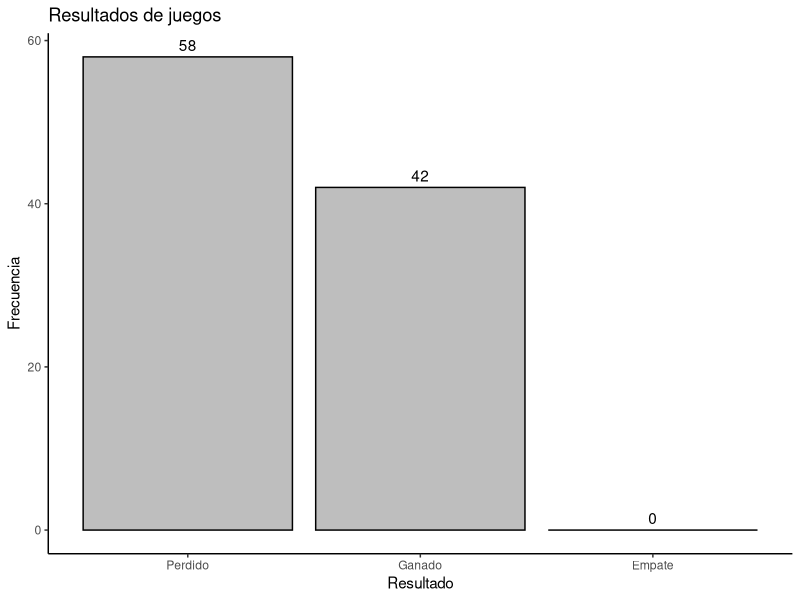
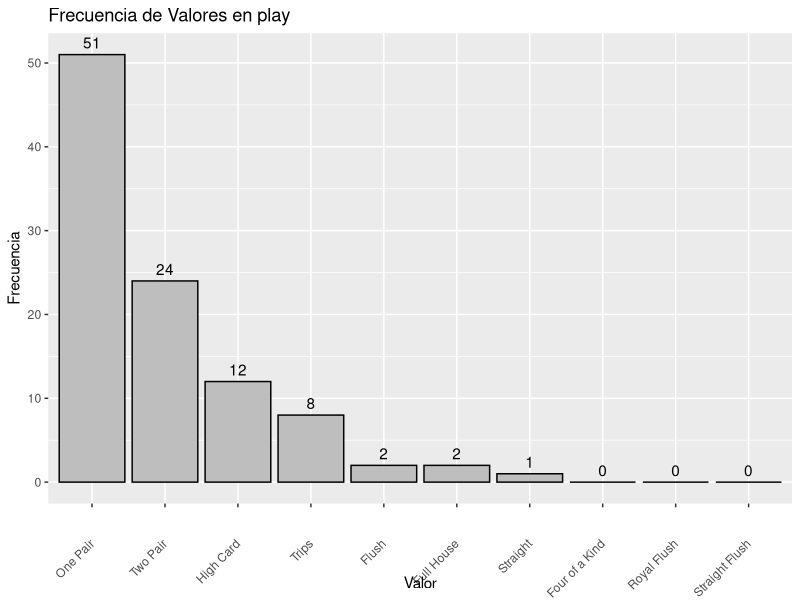
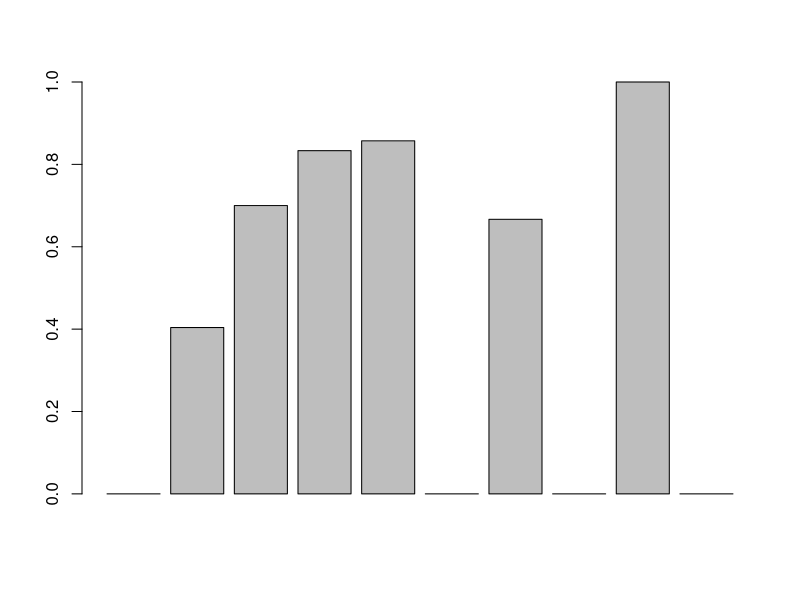

Write R code to recreate these figures, in order. (Note: a time limit stopped this script after it produced the figures.)
## ---- chunk 1
deck <- data.frame(
  face = c("king", "queen", "jack", "ten", "nine", "eight", "seven", "six",
           "five", "four", "three", "two", "ace", "king", "queen", "jack", "ten", 
           "nine", "eight", "seven", "six", "five", "four", "three", "two", "ace", 
           "king", "queen", "jack", "ten", "nine", "eight", "seven", "six", "five", 
           "four", "three", "two", "ace", "king", "queen", "jack", "ten", "nine", 
           "eight", "seven", "six", "five", "four", "three", "two", "ace"),  
  suit = c("spades", "spades", "spades", "spades", "spades", "spades", 
           "spades", "spades", "spades", "spades", "spades", "spades", "spades", 
           "clubs", "clubs", "clubs", "clubs", "clubs", "clubs", "clubs", "clubs", 
           "clubs", "clubs", "clubs", "clubs", "clubs", "diamonds", "diamonds", 
           "diamonds", "diamonds", "diamonds", "diamonds", "diamonds", "diamonds", 
           "diamonds", "diamonds", "diamonds", "diamonds", "diamonds", "hearts", 
           "hearts", "hearts", "hearts", "hearts", "hearts", "hearts", "hearts", 
           "hearts", "hearts", "hearts", "hearts", "hearts"), 
  value = c(13, 12, 11, 10, 9, 8, 7, 6, 5, 4, 3, 2, 1, 13, 12, 11, 10, 9, 8, 
            7, 6, 5, 4, 3, 2, 1, 13, 12, 11, 10, 9, 8, 7, 6, 5, 4, 3, 2, 1, 13, 12, 11, 
            10, 9, 8, 7, 6, 5, 4, 3, 2, 1)
)
## ---- chunk 2


shuffle <- function(deck) { 
  random <- sample(1:52, size = 52)
  deck[random, ]
}

shuffle_deck <- shuffle(deck)

## ---- chunk 3
  dealer <- function(shuffle_deck, n){
  
  cards_per_player <- 2
  players = vector("list", length = n)
  
  # Reparticion de las cartas segun en la posicion en la que se encuentren 
  for(i in 1:n){
    firts <- (i)
    last <- (i + n)
    players[[i]] <- merge(shuffle_deck[firts,],shuffle_deck[last,],all=TRUE)
    
  }
  
  # se ignoran las cartas ya repartidas y se ignora una mas para agregar las tres siguientes en fila 
  remaining_cards <- shuffle_deck[(n * cards_per_player + 2):(n * cards_per_player + 4), ]
  #A la posicion en la que quedamos se ignora la siguiente carta y se define la siguiente a esa
  turn <- shuffle_deck[(n * cards_per_player + 6),]
  #A la posicion en la que quedamos se ignora la siguiente carta y se define la siguiente a esa
  river <- shuffle_deck[(n * cards_per_player + 8),]
  
  #se unen las dos cartas resntantes al data frame de las cartas de la mesa 
  remaining_cards <- merge(remaining_cards,turn,all = TRUE)
  remaining_cards <- merge(remaining_cards,river,all = TRUE)
  
  return(list(players = players, table = remaining_cards))
}
## ---- chunk 4
numPlayers <- 2

players <- dealer(shuffle_deck, numPlayers)

print(shuffle_deck)

for (i in 1:numPlayers) {
  print(players$players[[i]])
}

print(players$table)

## ---- chunk 5
#function to extract and sort the cards 
sort_cards <- function(hand_Table,hand_Player){
  cards <- merge(hand_Table,hand_Player, all = TRUE)
  sort_c <- ordenado <- cards[order(cards$value),]
  return(sort_c) 
}

#Function auxiliar for cards_poker
is_ace <- function(value){
  if(value == 1){
    return(14)
  }
  return(value)
}

## ---- chunk 6

#function for royal flush 
royal_flush <- function(cards){
  
  #definicion de variables auxiliares 
  s = 0
  c = 0
  h = 0
  d = 0
  n=6
  counter = 0
  straigh = TRUE
  Flush = FALSE
  
  #se verifica si cumple la condicion inicial de que la ultima y la primer carta 
  #y se define el color que tienen 
  if(cards[1,3] == 1 & cards[7,3] == 13){
    if(cards[1,2] == "spades"){
      s = s + 1
    }
    if(cards[1,2] == "clubs"){
      c = c + 1
    }
    if(cards[1,2] == "hearts"){
      h = h + 1
    }
    if(cards[1,2] == "diamonds"){
      d = d + 1
    }
    
    if(cards[7,2] == "spades"){
      s = s + 1
    }
    if(cards[7,2] == "clubs"){
      c = c + 1
    }
    if(cards[7,2] == "hearts"){
      h = h + 1
    }
    if(cards[7,2] == "diamonds"){
      d = d + 1
    }
    
    #While que define si la escalera se cumple si no cambia el valor de verdad del straigh
    while (straigh & n>1) {
      if( ((cards[n,3] == (cards[n+1,3]-1))|cards[n,3] == (cards[n+1,3])) & counter<3 ){
        if(cards[n,2] == "spades"){
          s = s + 1
        }
        if(cards[n,2] == "clubs"){
          c = c + 1
        }
        if(cards[n,2] == "hearts"){
          h = h + 1
        }
        if(cards[n,2] == "diamonds"){
          d = d + 1
        }
        if(cards[n,3] == (cards[n+1,3]-1)){
          counter = counter +1
        }
      }
      if((cards[n,3] == (cards[n+1,3])) & counter<3){
        if(cards[n,2] == "spades"){
          s = s + 1
        }
        if(cards[n,2] == "clubs"){
          c = c + 1
        }
        if(cards[n,2] == "hearts"){
          h = h + 1
        }
        if(cards[n,2] == "diamonds"){
          d = d + 1
        }
      }
      if((cards[n+1,3]-cards[n,3]) > 1 & counter<3){
        straigh = FALSE
      }
      n = n-1
    }
    
    #Determina si cumple la condicion del color 
    if(d == 5 | c == 5 | s == 5 | h == 5){
      Flush = TRUE
    }
    
    #Retorno dependiendo de los valores obtenidos 
    if(straigh & Flush){
      return(c(10,14,0))
    }
    if(straigh & !Flush){
      return(c(5,14,0))
    }
  }
  return(c(0,0,0))
}
## ---- chunk 7

#function for straigh flush
straigh_flush <- function(cards){
  HC = 0
  counter = 0
  straigh = FALSE
  Flush = FALSE
  broke = FALSE
  s = 0
  c = 0
  h = 0
  d = 0
  
  #se define el color de la carta en donde se empieza la iteracion
  if(cards[1,2] == "spades"){
    s =s +1
  }
  if(cards[1,2] == "clubs"){
    c =c +1
  }
  if(cards[1,2] == "hearts"){
    h =h +1
  }
  if(cards[1,2] == "diamonds"){
    d =d +1
  }
  
  #se realiza un ciclo en donde se comprueba si la carta siguiente es continua a la anterior 
  for (i in 1:6) {
    #comprueba si la siguiente es una mayor a la carta actual
    if(cards[i,3] == (cards[i+1,3]-1) & !broke){
      counter = counter+1
      HC = cards[i+1,3]
      if(cards[i+1,2] == "spades"){
        s =s +1
      }
      if(cards[i+1,2] == "clubs"){
        c =c +1
      }
      if(cards[i+1,2] == "hearts"){
        h =h +1
      }
      if(cards[i+1,2] == "diamonds"){
        d =d +1
      }
    }
    #comprueba si el valor es exactamente igual que el de la carta actual 
    if(cards[i,3] == (cards[i+1,3]) & !broke){
      if(cards[i+1,2] == "spades"){
        s =s +1
      }
      if(cards[i+1,2] == "clubs"){
        c =c +1
      }
      if(cards[i+1,2] == "hearts"){
        h =h +1
      }
      if(cards[i+1,2] == "diamonds"){
        d =d +1
      }
    }
    #define si la carta siguiente no coincide para hacer una escalera 
    if(cards[i+1,3] - cards[i,3] > 1 & counter < 4){
      counter = 0
    }
    #define si la carta siguiente no tiene una escalera pero ya se tiene una escalera 
    if(cards[i+1,3] - cards[i,3] > 1 & counter >= 4){
      broke = !broke
    }
    
  }
  
  #condicionales para saber si existe la escalera y si existe el color 
  if(counter >= 4){
    straigh = TRUE
  }
  if(s==5 | c==5 | h==5 | d==5){
    Flush=TRUE
  }
  
  #retorno de las funciones finales con respecto a los valores de straigh y flush
  if(straigh & Flush){
    return(c(9,HC,0))
  }
  if(straigh & !Flush){
    return(c(5,HC,0))
  }
  if(!straigh & !Flush){
    return(c(0,0,0))
  }
  return(c(0,0,0))
}
## ---- chunk 8

#function for flush
card_flush <- function(cards){
  
  s = c(0,0)
  c = c(0,0)
  h = c(0,0)
  d = c(0,0)
  
  #mira cada carta y segun el color lo guarda en su respectivo vector con su respectivo valor 
  for (i in 1:7) {
      if(cards[i,2] == "spades"){
        s[1] =s[1] +1
        s[2] = cards[i,3]
      }
      if(cards[i,2] == "clubs"){
        c[1] =c[1] +1
        c[2] = cards[i,3]
      }
      if(cards[i,2] == "hearts"){
        h[1] =h[1] +1
        h[2] = cards[i,3]
      }
      if(cards[i,2] == "diamonds"){
        d[1] =d[1] +1
        d[2] = cards[i,3]
      }
  }
  #define cual tipo de color es el que salio y retorna 
  if(s[1]>=5){
    return(c(6,s[2],0))
  }
  if(c[1]>=5){
    return(c(6,c[2],0))
  }
  if(h[1]>=5){
    return(c(6,h[2],0))
  }
  if(d[1]>=5){
    return(c(6,d[2],0))
  }
  return(c(0,0,0))
}
## ---- chunk 9


#Function for poker, full house, tree of a kind, two pair and pair 
cards_poker <- function(cards){
  #se define un data frame auxiliar para unirlo al principal
  aux <- data.frame(
    face = c("F"),  
    suit = c("F"), 
    value = c(0))
  # se une dicho data frame
  cards = sort_cards(aux,cards)
  
  #se definen los vectores que guardaran la cantidad de veces que se repite alguna carta 
  poker = c(0,0)
  pair = c(0,0)
  three = c(0,0)
  n=1
  HC = 0
  index = 8
  #while que va determinando si existen cartas repetidas con respecto a las anteriores 
  while (index>1) {
    if(cards[index,3] == cards[index-1,3]){
      n = n+1
    }else{
      if(n == 2){
        pair[1]=pair[1]+1
        if(pair[2] == 0 | cards[index,3] == 1){
          pair[2]=is_ace(cards[index,3])
        }
      }
      if(n == 3){
        three[1]=three[1]+1
        if(three[2] == 0 | cards[index,3] == 1){
          three[2]=is_ace(cards[index,3])
        }
      }
      if(n == 4){
        poker[1]=poker[1]+1
        poker[2]=is_ace(cards[index,3])
      }
      
      #Definition of the High Card
      if(HC==0){
        if(n==1){
          HC = cards[index,3]
        }else{
          if(n == 2 & pair[1] == 1){
            HC = 0
          }
          if(n == 2 & pair[1] == 2 ){
            HC = is_ace(cards[index-1,3])
          }
          if(n == 3 ){
            HC = is_ace(cards[index-1,3])
          }
          if(n == 4 ){
            HC = is_ace(cards[index-1,3])
          }
        }
      }
      n = 1
    }
    index = index - 1
  }
  
  #Con los valores obtenidos de los vectores llenados se define la salida que tendra la funcion
  if(poker[1]==1){
    return(c(8,poker[2],HC))
  }
  if((three[1] == 2) | (three[1] == 1 & (pair[1]==1 | pair[1]==2))){
    return(c(7,three[2],0))
  }
  if(three[1]==1 & pair[1]!=1 & pair[1]!=2){
    return(c(4,three[2],HC))
  }
  if(pair[1]==2 | pair[1]==3){
    return(c(3,pair[2],HC))
  }
  if(pair[1]==1){
    return(c(2,pair[2],HC))
  }
  return(c(1,cards[8,3],0))
}
## ---- chunk 10
#function defining the hand 
hand_defining <- function(poker_table,hand_player){
  
  cards = sort_cards(poker_table,hand_player)
  
  hand = c(0,0,0)
  
  #Define si tiene la jugada mas fuerte 
  aux = royal_flush(cards)
  if(aux[1] == 10){
    return(aux)
  }else{
    hand = aux
  }
  
  #si no la tiene determina si tiene una escalera o anteriormente obtuvo una escalera real 
  aux = straigh_flush(cards)
  if(aux[1]==9){
    return(aux)
  }
  if(hand[2]<aux[2]){
    hand = aux
  }
  
  #determina si el jugador tiene color 
  aux = card_flush(cards)
  if(aux[1]==6){
    hand = aux
  }
  
  #Por ultimo define si tiene alguna de las jugadas restantes para retornar el valor de la mano 
  aux = cards_poker(cards)
  if(aux[1]>hand[1]){
    return(aux)
  }else{
    return(hand)
  }
  
}
## ---- chunk 11

#function defining
player_won <- function(game_1,game_2){
  if(game_1[1] > game_2[1]){
    return(1)
  }
  if(game_1[1] == game_2[1] & game_1[2] > game_2[2]){
    return(1)
  }
  if(game_1[1] == game_2[1] & game_1[2] == game_2[2]){
    if(game_1[3] > game_2[3] ){
      return(1)
    }
    if(game_1[3] < game_2[3]){
      return(2)
    }
    return(2)
  }
  return(2)
}

## ---- chunk 12
prueba_straigh_flush <- data.frame(
  face = c("two", "three", "five", "four", "seven"),  
  suit = c("spades", "clubs", "spades", "diamonds", "hearts"), 
  value = c(2,3,5,4,7)
)

prueba_mano <- data.frame(
  face = c("ten", "eigth"),  
  suit = c("clubs", "spades"), 
  value = c(10,8)
)

prueba <- hand_defining(prueba_straigh_flush,prueba_mano)
prueba 
## ---- chunk 13

library(ggplot2)


win = rep(0,3)
play = rep(0,10)

for (i in 1:100) {
  
  won = 1
  
  deck_shuffle = shuffle(deck)
  players <- dealer(deck_shuffle,numPlayers)
  
  hand_player = hand_defining(players$table,players$players[[1]])
  play[hand_player[1]] = play[hand_player[1]]+1
  
  for (i in 2:numPlayers) {
    aux = player_won(hand_player,hand_defining(players$table,players$players[[i]]))
    if(aux == 2){
      won = 2
      break
    }
    won = aux
  }
  win[won] = win[won] +1
}

df_win <- data.frame(Resultado = c("Ganado", "Perdido", "Empate"),
                 Frecuencia = win)
df_win$Resultado <- reorder(df_win$Resultado, -df_win$Frecuencia)

ggplot(df_win, aes(x = Resultado, y = Frecuencia)) +
  geom_bar(stat = "identity", fill = "grey", color = "black") +
  geom_text(aes(label = Frecuencia), vjust = -0.5) +
  labs(title = "Resultados de juegos",
       x = "Resultado",
       y = "Frecuencia") +
  theme_classic()




df_play <- data.frame(Valor = c("High Card", "One Pair", "Two Pair", "Trips", "Straight", "Flush", "Full House", "Four of a Kind", "Straight Flush", "Royal Flush"), Frecuencia = play)

df_play$Valor <- reorder(df_play$Valor, -df_play$Frecuencia)

ggplot(df_play, aes(x = Valor, y = Frecuencia)) +
  geom_bar(stat = "identity", fill = "gray", color = "black") +
  geom_text(aes(label = Frecuencia), vjust = -0.5) +  
  labs(title = "Frecuencia de Valores en play",
       x = "Valor",
       y = "Frecuencia") +
  theme(axis.text.x = element_text(angle = 45, vjust = 0.5, hjust = 1))

## ---- chunk 14

library(ggplot2)


hand <- matrix(0,nrow=10,ncol=2)
aux = 0
aux_2 = 0

for (i in 1:100) {
  
  deck_shuffle = shuffle(deck)
  players <- dealer(deck_shuffle,numPlayers)
  
  hand_player = hand_defining(players$table,players$players[[1]])
  
  hand[hand_player[1],1] = hand[hand_player[1],1] + 1
  
  for (i in 2:numPlayers) {
    aux = player_won(hand_player,hand_defining(players$table,players$players[[i]]))
    if(aux == 2){
      break
    }
  }
  
  if(aux == 1){
    hand[hand_player[1],2] = hand[hand_player[1],2] +1 
  }
  
}

win_per_hand = rep(0,10)

for (i in 1:10) {
  if(hand[i,1]!=0){
    win_per_hand[i] = hand[i,2]/hand[i,1]
  }
}

barplot(win_per_hand)

## ---- chunk 15

library(ggplot2)

num_sim <- 10000

jugadas <- matrix(0,nrow = 10,ncol = num_sim)

for (i in 1:num_sim) {
  
  
  deck_shuffle = shuffle(deck)
  players <- dealer(deck_shuffle,numPlayers)
  
  hand_player = hand_defining(players$table,players$players[[1]])
  
  jugadas[hand_player[1],i] = 1
  
}

  Hn = cumsum(jugadas[1,1:num_sim])
  simu = data.frame(n = 1:num_sim, Hn1 = Hn)

  ggplot(data=simu, aes(x=n, y= Hn1/n))+
  geom_line() +
  geom_abline(intercept=0.5, slope=0, color = 'red', size=.5) +
  ylab("H(n)")
  
  Hn = cumsum(jugadas[2,1:num_sim])
  simu = data.frame(n = 1:num_sim, Hn1 = Hn)

  ggplot(data=simu, aes(x=n, y= Hn1/n))+
  geom_line() +
  geom_abline(intercept=0.5, slope=0, color = 'red', size=.5) +
  ylab("H(n)")
  
  Hn = cumsum(jugadas[3,1:num_sim])
  simu = data.frame(n = 1:num_sim, Hn1 = Hn)

  ggplot(data=simu, aes(x=n, y= Hn1/n))+
  geom_line() +
  geom_abline(intercept=0.5, slope=0, color = 'red', size=.5) +
  ylab("H(n)")
  
  Hn = cumsum(jugadas[4,1:num_sim])
  simu = data.frame(n = 1:num_sim, Hn1 = Hn)

  ggplot(data=simu, aes(x=n, y= Hn1/n))+
  geom_line() +
  geom_abline(intercept=0.5, slope=0, color = 'red', size=.5) +
  ylab("H(n)")
  
  Hn = cumsum(jugadas[5,1:num_sim])
  simu = data.frame(n = 1:num_sim, Hn1 = Hn)

  ggplot(data=simu, aes(x=n, y= Hn1/n))+
  geom_line() +
  geom_abline(intercept=0.5, slope=0, color = 'red', size=.5) +
  ylab("H(n)")
  
  Hn = cumsum(jugadas[6,1:num_sim])
  simu = data.frame(n = 1:num_sim, Hn1 = Hn)

  ggplot(data=simu, aes(x=n, y= Hn1/n))+
  geom_line() +
  geom_abline(intercept=0.5, slope=0, color = 'red', size=.5) +
  ylab("H(n)")
  
  Hn = cumsum(jugadas[7,1:num_sim])
  simu = data.frame(n = 1:num_sim, Hn1 = Hn)

  ggplot(data=simu, aes(x=n, y= Hn1/n))+
  geom_line() +
  geom_abline(intercept=0.5, slope=0, color = 'red', size=.5) +
  ylab("H(n)")
  
  Hn = cumsum(jugadas[8,1:num_sim])
  simu = data.frame(n = 1:num_sim, Hn1 = Hn)

  ggplot(data=simu, aes(x=n, y= Hn1/n))+
  geom_line() +
  geom_abline(intercept=0.5, slope=0, color = 'red', size=.5) +
  ylab("H(n)")
  
  Hn = cumsum(jugadas[9,1:num_sim])
  simu = data.frame(n = 1:num_sim, Hn1 = Hn)

  ggplot(data=simu, aes(x=n, y= Hn1/n))+
  geom_line() +
  geom_abline(intercept=0.5, slope=0, color = 'red', size=.5) +
  ylab("H(n)")
  
  Hn = cumsum(jugadas[10,1:num_sim])
  simu = data.frame(n = 1:num_sim, Hn1 = Hn)

  ggplot(data=simu, aes(x=n, y= Hn1/n))+
  geom_line() +
  geom_abline(intercept=0.5, slope=0, color = 'red', size=.5) +
  ylab("H(n)")
